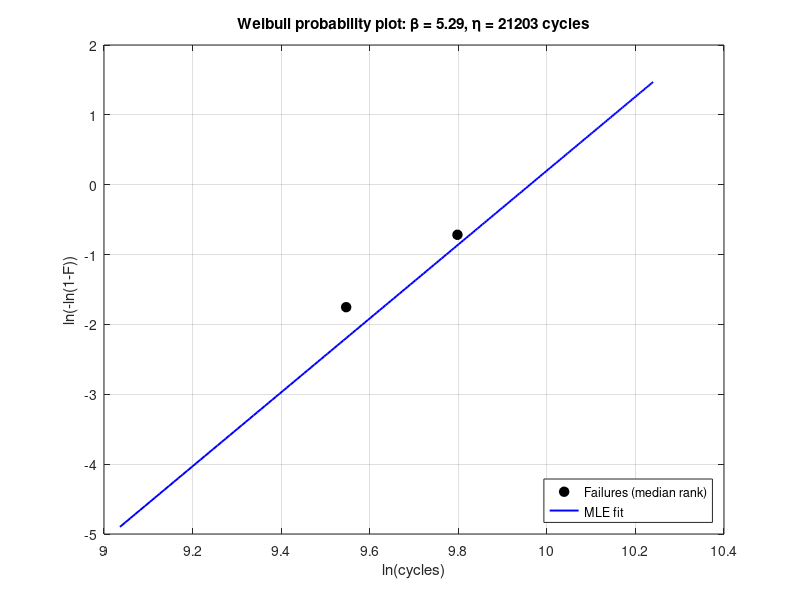

The MATLAB source for this figure:
%% weibull_mle_censored.m
% Two-parameter Weibull MLE with right-censored (suspended) observations.
% Capstan drive endurance testing - rope fatigue life.
%
% Data: Run 1 failed @ 14,000 | Run 2 susp. @ 20,000
%       Run 3 susp. @ 20,000  | Run 4 failed @ 18,000
%
% No toolboxes required (fzero, gamma and log are base MATLAB).

clear; clc; format long g

%% ---------------- 1. Input data ----------------
t      = [14000; 18000; 20000; 20000];   % time on test (cycles)
failed = [true;  true;  false; false];   % true = failure, false = suspension

n   = numel(t);
nf  = sum(failed);
lnt = log(t);
A   = mean(lnt(failed));                 % (1/nf) * sum_{i in F} ln t_i

fprintf('n = %d, n_f = %d, mean(ln t_failed) = %.6f\n\n', n, nf, A);

%% ---------------- 2. Solve Eq. 7 for beta ----------------
% g(beta) = sum(t^b .* ln t)/sum(t^b) - 1/b - A = 0
g = @(b) sum(t.^b .* lnt) / sum(t.^b) - 1/b - A;

% Show that g is monotonic and brackets the root
fprintf('beta      g(beta)\n');
for b = [0.5 1 2 3 4 5 6 8 12]
    fprintf('%5.2f  %+12.6f\n', b, g(b));
end

beta_hat = fzero(g, [0.1 50]);

%% ---------------- 3. Recover eta (Eq. 8) ----------------
eta_hat = ( sum(t.^beta_hat) / nf )^(1/beta_hat);

%% ---------------- 4. Derived life metrics ----------------
MTTF = eta_hat * gamma(1 + 1/beta_hat);              % Eq. 9
B10  = eta_hat * (-log(0.9))^(1/beta_hat);
R    = @(x) exp(-(x./eta_hat).^beta_hat);

%% ---------------- 5. Confidence intervals ----------------
% Negative log-likelihood parameterised in log-space: p = [ln beta, ln eta]
negLL = @(p) -( sum( log(exp(p(1))) - exp(p(1))*p(2) ...
                     + (exp(p(1))-1)*lnt(failed) ) ...
                - sum( (t./exp(p(2))).^exp(p(1)) ) );

p0 = [log(beta_hat); log(eta_hat)];
h  = 1e-5;
H  = zeros(2);                                    % observed Fisher information
for i = 1:2
    for j = 1:2
        ei = zeros(2,1); ei(i) = h;
        ej = zeros(2,1); ej(j) = h;
        H(i,j) = ( negLL(p0+ei+ej) - negLL(p0+ei-ej) ...
                 - negLL(p0-ei+ej) + negLL(p0-ei-ej) ) / (4*h*h);
    end
end
C  = inv(H);                                      % covariance in log-space
se = sqrt(diag(C));

C_level = 0.90;
z = -sqrt(2)*erfcinv(2*(1 - (1-C_level)/2));      % = norminv(0.95) = 1.6449

beta_CI = beta_hat * exp([-1 1] * z * se(1));
eta_CI  = eta_hat  * exp([-1 1] * z * se(2));

%% ---------------- 6. Report ----------------
fprintf('\n--- Results (C = %.0f%%) ---\n', 100*C_level);
fprintf('beta_hat = %8.4f   (90%% CI: %6.2f -- %6.2f)\n', beta_hat, beta_CI);
fprintf('eta_hat  = %8.0f   (90%% CI: %6.0f -- %6.0f) cycles\n', eta_hat, eta_CI);
fprintf('MTTF     = %8.0f cycles\n', MTTF);
fprintf('B10      = %8.0f cycles\n', B10);
fprintf('R(14000) = %6.2f%%   R(20000) = %6.2f%%\n', 100*R(14000), 100*R(20000));
fprintf('R_LCB(14000) using eta_LCB = %6.2f%%\n', ...
        100*exp(-(14000/eta_CI(1))^beta_hat));

fprintf('\nObserved Fisher information (log-space):\n'); disp(H);
fprintf('Covariance matrix:\n'); disp(C);
fprintf('SE(ln beta) = %.4f   SE(ln eta) = %.4f\n', se(1), se(2));

%% ---------------- 7. Weibull probability plot ----------------
% Median ranks adjusted for suspensions (Johnson rank-adjustment).
% With suspensions at the END of the ordered list, adjusted ranks equal
% simple ranks, so this reduces to Bernard's approximation on the failures.
tf   = sort(t(failed));
i    = (1:numel(tf))';
MR   = (i - 0.3) / (n + 0.4);
xdat = log(tf);
ydat = log(-log(1 - MR));

tline = linspace(0.6*min(t), 1.4*max(t), 200)';
yline = beta_hat * (log(tline) - log(eta_hat));

figure;
plot(xdat, ydat, 'ko', 'MarkerFaceColor','k', 'MarkerSize', 7); hold on;
plot(log(tline), yline, 'b-', 'LineWidth', 1.4);
xlabel('ln(cycles)');
ylabel('ln(-ln(1-F))');
title(sprintf('Weibull probability plot: \\beta = %.2f, \\eta = %.0f cycles', ...
      beta_hat, eta_hat));
legend('Failures (median rank)', 'MLE fit', 'Location','southeast');
grid on; box on;
